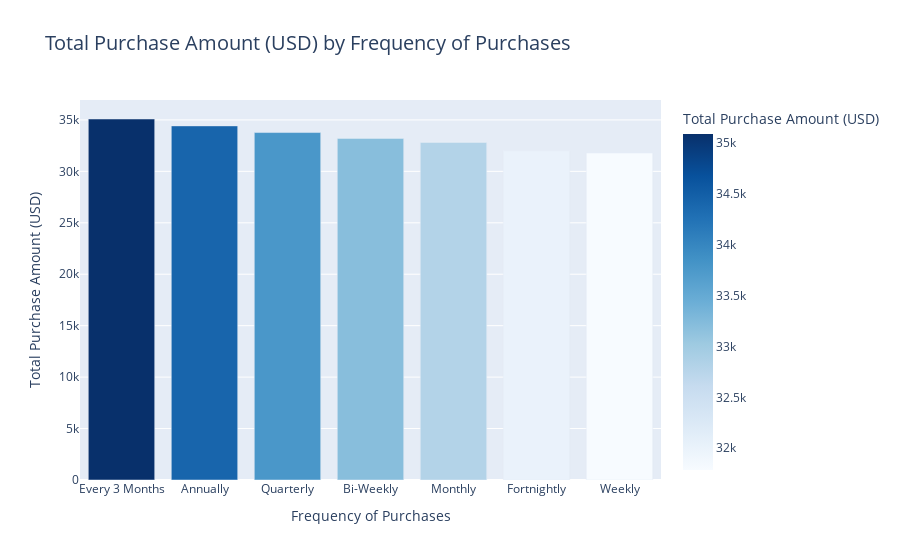

Write notebook code for a chart like this one.
### Markdown cell above
Purchase Amount (USD): The purchase amounts for all top 10 items are relatively close, ranging from approximately 8k to 10k USD.
Item Purchased: The top 10 items include a variety of clothing items, such as blouses, shirts, dresses, pants, jewelry, sunglasses, belts, skirts, sweaters, and shorts.

### Code cell
df = pd.DataFrame(data)

aggregated_df = df.groupby('Frequency of Purchases').agg(
    Total_Purchase_Amount=('Purchase Amount (USD)', 'sum')
).reset_index()

aggregated_df = aggregated_df.sort_values(by='Total_Purchase_Amount', ascending=False)

fig = px.bar(
    aggregated_df,
    x='Frequency of Purchases',
    y='Total_Purchase_Amount',
    title='Total Purchase Amount (USD) by Frequency of Purchases',
    labels={'Frequency of Purchases': 'Frequency of Purchases', 'Total_Purchase_Amount': 'Total Purchase Amount (USD)'},
    color='Total_Purchase_Amount',  
    color_continuous_scale=px.colors.sequential.Blues 
)

fig.update_layout(
    xaxis_title='Frequency of Purchases',
    yaxis_title='Total Purchase Amount (USD)',
    title_font_size=20,
    xaxis_title_font_size=14,
    yaxis_title_font_size=14
)

fig.show()

### Figure 1 — Plotly figure (JSON) as saved in the notebook; plotly's stock layout.template omitted (floating-point values rounded to 4 significant figures)
{"data": [{"alignmentgroup": "True", "hovertemplate": "Frequency of Purchases=%{x}<br>Total Purchase Amount (USD)=%{marker.color}<extra></extra>", "legendgroup": "", "marker": {"color": [35088, 34419, 33771, 33200, 32810, 32007, 31786], "coloraxis": "coloraxis", "pattern": {"shape": ""}}, "name": "", "offsetgroup": "", "orientation": "v", "showlegend": false, "textposition": "auto", "type": "bar", "x": ["Every 3 Months", "Annually", "Quarterly", "Bi-Weekly", "Monthly", "Fortnightly", "Weekly"], "xaxis": "x", "y": [35088, 34419, 33771, 33200, 32810, 32007, 31786], "yaxis": "y"}], "layout": {"barmode": "relative", "coloraxis": {"colorbar": {"title": {"text": "Total Purchase Amount (USD)"}}, "colorscale": [[0, "rgb(247,251,255)"], [0.125, "rgb(222,235,247)"], [0.25, "rgb(198,219,239)"], [0.375, "rgb(158,202,225)"], [0.5, "rgb(107,174,214)"], [0.625, "rgb(66,146,198)"], [0.75, "rgb(33,113,181)"], [0.875, "rgb(8,81,156)"], [1, "rgb(8,48,107)"]]}, "legend": {"tracegroupgap": 0}, "title": {"font": {"size": 20}, "text": "Total Purchase Amount (USD) by Frequency of Purchases"}, "xaxis": {"anchor": "y", "domain": [0, 1], "title": {"font": {"size": 14}, "text": "Frequency of Purchases"}}, "yaxis": {"anchor": "x", "domain": [0, 1], "title": {"font": {"size": 14}, "text": "Total Purchase Amount (USD)"}}}}
